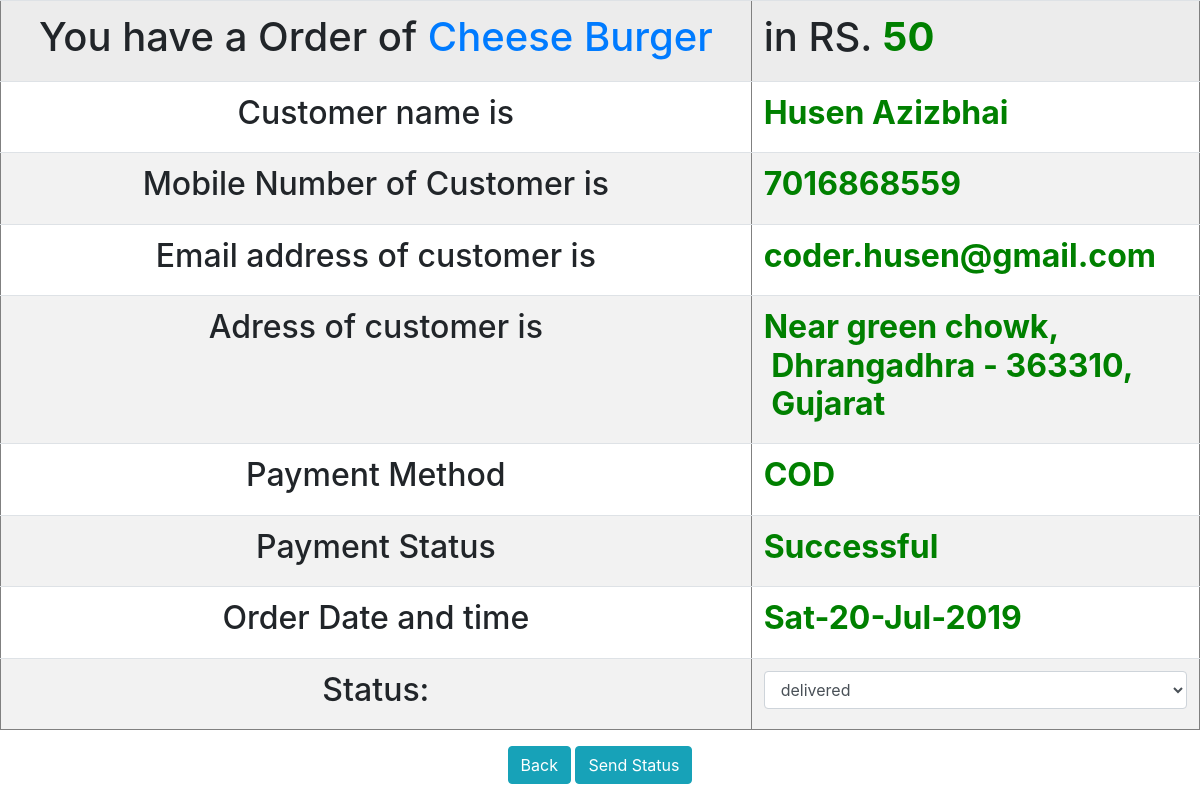
Screenshot of /admin/item_details.php?id=7 with the database file from the repository.
### tables this page shows
CREATE TABLE IF NOT EXISTS `dishorder` (
  `id` int(5) NOT NULL AUTO_INCREMENT,
  `userid` varchar(5) NOT NULL,
  `name` varchar(255) NOT NULL,
  `mo` varchar(255) NOT NULL,
  `email` varchar(255) NOT NULL,
  `street` varchar(255) NOT NULL,
  `village` varchar(255) NOT NULL,
  `pincode` varchar(10) NOT NULL,
  `state` varchar(255) NOT NULL,
  `dish_name` varchar(255) NOT NULL,
  `dish_price` bigint(6) NOT NULL,
  `dish_image` varchar(255) NOT NULL,
  `status` varchar(50) NOT NULL,
  `Payment_method` varchar(50) NOT NULL,
  `Payment_status` varchar(50) NOT NULL,
  `date` varchar(50) NOT NULL,
  PRIMARY KEY (`id`)
);

### admin/item_details.php (the view, shortened to what this page needs)
 <?php
	include('../conn.php');
	$id = $_GET['id'];
	$result = mysqli_query($con, "SELECT * FROM dishorder WHERE id = '$id'");
	$row = mysqli_fetch_array($result);
?>
<!DOCTYPE html>
<html>
<head>
	<link rel="stylesheet" type="text/css" href="../css/bootstrap.css">
  <link rel="stylesheet" type="text/css" href="../css/icon.css">
</head>
<body>
	<table border="1" align="center" class="table table-striped table-hover">
	<tr>
		<td align="center"><h1>You have a Order of <a href="../<?php echo $row['dish_image']; ?>" style="text-decoration: none;"><?php echo $row['dish_name']; ?></a></h1></td>
		<td><h1> in RS. <b style="color: green;"><?php echo $row['dish_price']; ?> </b></h1></td>
	</tr>
	<tr>
		<td align="center"><h2>Customer name is </h2></td>
		<td><h2><b style="color: green;"><?php echo $row['name']; ?></b></h2></td>
	</tr>
	<tr>
		<td align="center"><h2>Mobile Number of Customer is </h2></td>
		<td><h2><b style="color: green;"><?php echo $row['mo']; ?></b></h2>
	</tr>
	<tr>
		<td align="center"><h2>Email address of customer is </h2></td>
		<td><h2><b style="color: green;"><?php echo $row['email']; ?></b></h2></td>
	</tr>
	<tr>
		<td align="center"><h2>Adress of customer is </h2></td>
		<td><h2><b style="color: green;"><?php echo $row['street'].",<br>&nbsp;".$row['village']."&nbsp-&nbsp;".$row['pincode'].",<br>&nbsp;".$row['state']; ?></b></h2></td>
	</tr>
	<tr>
		<td align="center"><h2>Payment Method </h2></td>
		<td><h2><b style="color: green;"><?php echo $row['Payment_method']; ?></b></h2></td>
	</tr>
	<tr>
		<td align="center"><h2>Payment Status </h2></td>
		<td><h2><b style="color: green;"><?php echo $row['Payment_status']; ?></b></h2></td>
	</tr>
	<tr>
		<td align="center"><h2>Order Date and time</h2></td>
		<td><h2><b style="color: green;"><?php echo $row['date']; ?></b></h2></td>
	</tr>
	<tr>
		<td align="center"><h2>Status: </h2></td>
		<td>
			<form method="POST">
			<select class="form-control" name="status">
				<option value="<?php echo $row['status']; ?>"><?php echo $row['status']; ?></option>
			</select>
		</td>
	</tr>
	</table>
			<center>
				<button class="btn btn-info" onclick="window.location = 'order.php'">
					Back
				</button>
				<button name="enter" class="btn btn-info">
					Send Status
				</button>
			</center>
</body>
</html>

### rows the page displays
dishorder: dish_name "Cheese Burger", dish_price "50", name "Husen Azizbhai", mo "7016868559", email "coder.husen@gmail.com", street "Near green chowk", village "Dhrangadhra", pincode "363310", state "Gujarat", Payment_method "COD", Payment_status "Successful", date "Sat-20-Jul-2019", status "delivered"
